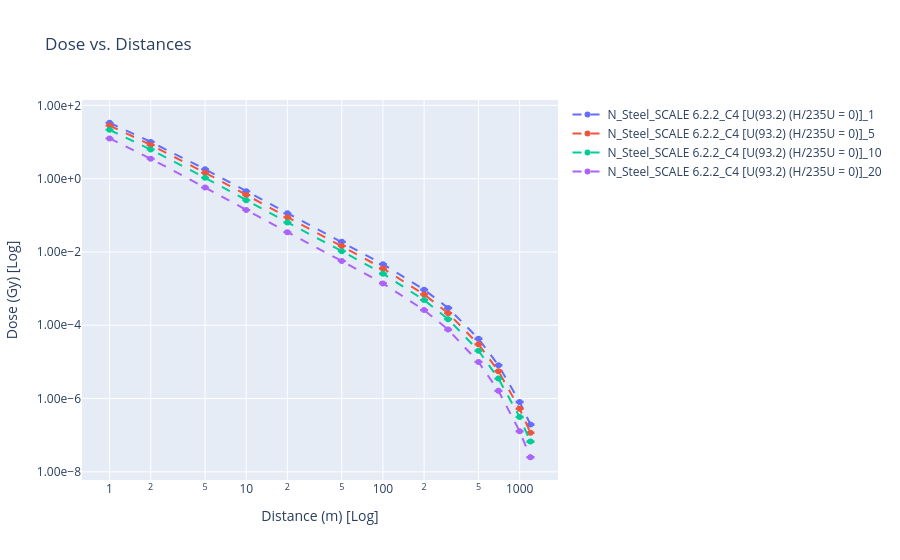

The cell this chart's notebook holds for it:
### Markdown cell above
---

### Code cell
# Define your filter criteria
particles = ['N']  # Example: ['N', 'P']
screens = ['Steel']  # Example: ['None','Concrete', 'Steel', 'Water', 'Lead']
cases = ['C4 [U(93.2) (H/235U = 0)]']  # Add more cases as needed [ 'C4 [U(93.2) (H/235U = 0)]' , 'C1 [U(4.95)O2F2 (H/235U = 410)]' ]
codes = ['SCALE 6.2.2']  # Example: ['MCNP 6.1', 'COG 11.2', 'SCALE 6.2.2']
thicknesses = []  # Example: [1, 5, 10, 20]
# Apply the filter and plot the data
filtered_data = filter_wall_df(data, particles, screens, cases, codes, thicknesses, plot=True)

# Display the filtered data
#filtered_data

### Figure 1 — Plotly figure (JSON) as saved in the notebook; plotly's stock layout.template omitted (floating-point values rounded to 4 significant figures)
{"data": [{"error_y": {"array": [0.008746, 0.005057, 0.001927, 0.0009215, 0.0004434, 0.0001495, 5.478e-05, 7.474e-06, 3.447e-06, 6.366e-07, 1.146e-07, 1.495e-08, 5.172e-09], "type": "data", "visible": true}, "line": {"dash": "dash"}, "mode": "lines+markers", "name": "N_Steel_SCALE 6.2.2_C4 [U(93.2) (H/235U = 0)]_1", "type": "scatter", "x": [1, 2, 5, 10, 20, 50, 100, 200, 300, 500, 700, 1000, 1200], "y": [33.64, 10.11, 1.818, 0.4562, 0.1143, 0.01897, 0.00465, 0.0009389, 0.0002962, 4.313e-05, 8.092e-06, 8.09e-07, 1.955e-07]}, {"error_y": {"array": [0.006234, 0.003337, 0.001223, 0.0005523, 0.0002563, 8.305e-05, 3.062e-05, 4.577e-06, 1.847e-06, 3.391e-07, 8.358e-08, 8.69e-09, 2.059e-09], "type": "data", "visible": true}, "line": {"dash": "dash"}, "mode": "lines+markers", "name": "N_Steel_SCALE 6.2.2_C4 [U(93.2) (H/235U = 0)]_5", "type": "scatter", "x": [1, 2, 5, 10, 20, 50, 100, 200, 300, 500, 700, 1000, 1200], "y": [28.34, 8.342, 1.455, 0.3586, 0.08899, 0.01457, 0.003544, 0.0006956, 0.0002138, 3.023e-05, 5.565e-06, 5.247e-07, 1.172e-07]}, {"error_y": {"array": [0.004736, 0.002371, 0.0008488, 0.0003887, 0.0001629, 5.181e-05, 1.875e-05, 2.889e-06, 1.056e-06, 1.766e-07, 3.499e-08, 3.995e-09, 1.193e-09], "type": "data", "visible": true}, "line": {"dash": "dash"}, "mode": "lines+markers", "name": "N_Steel_SCALE 6.2.2_C4 [U(93.2) (H/235U = 0)]_10", "type": "scatter", "x": [1, 2, 5, 10, 20, 50, 100, 200, 300, 500, 700, 1000, 1200], "y": [21.53, 6.24, 1.061, 0.2592, 0.06413, 0.01053, 0.002555, 0.0004897, 0.000147, 2.03e-05, 3.52e-06, 3.136e-07, 6.696e-08]}, {"error_y": {"array": [0.003269, 0.001754, 0.0006106, 0.00027, 0.0001004, 2.557e-05, 9.6e-06, 1.473e-06, 4.543e-07, 7.853e-08, 1.468e-08, 1.482e-09, 3.81e-10], "type": "data", "visible": true}, "line": {"dash": "dash"}, "mode": "lines+markers", "name": "N_Steel_SCALE 6.2.2_C4 [U(93.2) (H/235U = 0)]_20", "type": "scatter", "x": [1, 2, 5, 10, 20, 50, 100, 200, 300, 500, 700, 1000, 1200], "y": [12.57, 3.508, 0.5761, 0.1392, 0.03464, 0.005683, 0.001387, 0.0002602, 7.648e-05, 9.966e-06, 1.631e-06, 1.282e-07, 2.503e-08]}], "layout": {"legend": {"title": {"text": ""}}, "showlegend": true, "title": {"text": "Dose vs. Distances"}, "xaxis": {"title": {"text": "Distance (m) [Log]"}, "type": "log"}, "yaxis": {"tickformat": ".2e", "title": {"text": "Dose (Gy) [Log]"}, "type": "log"}}}
